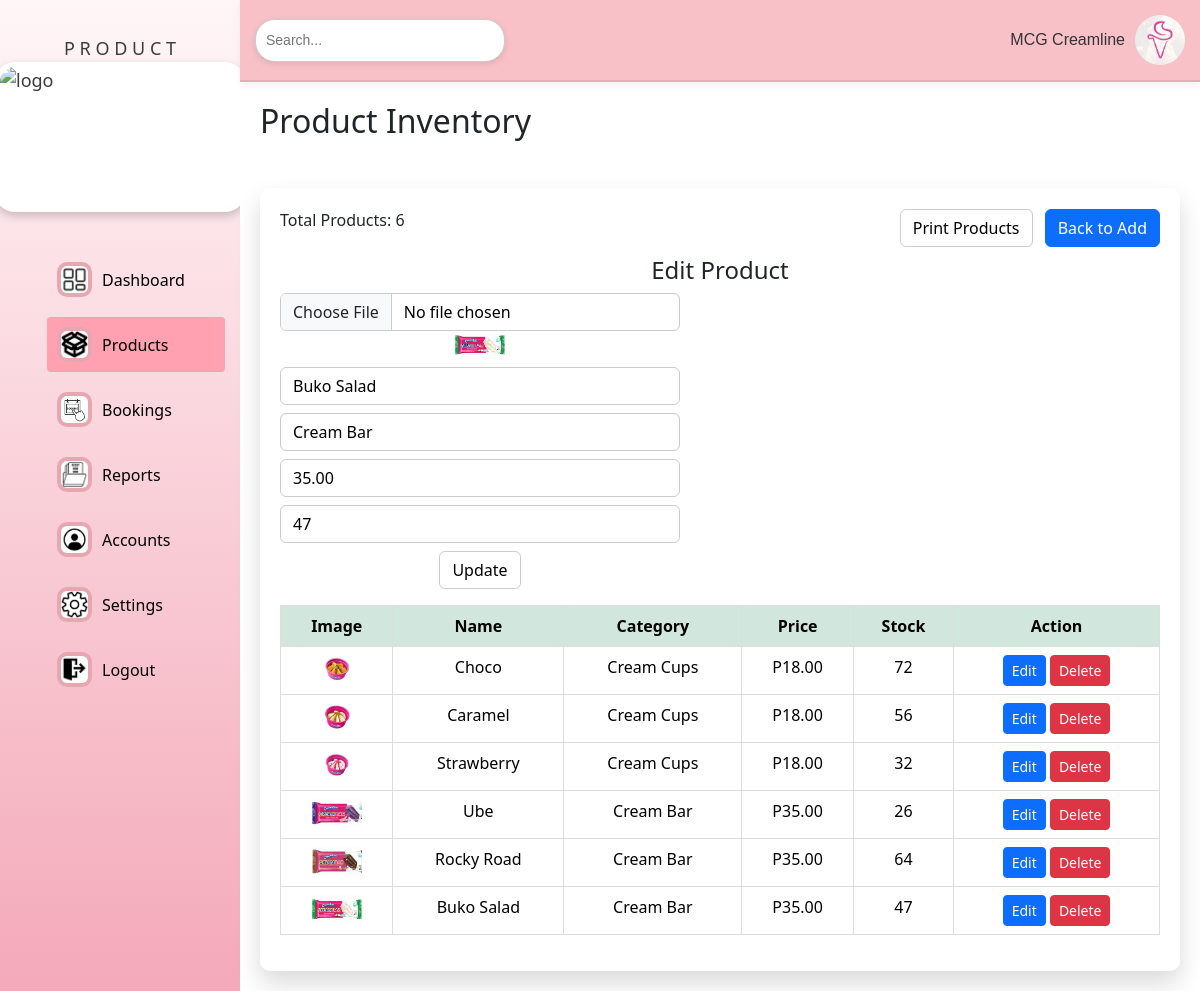
Page /Admin/products.php?edit=1 on the committed database.
### tables this page shows
CREATE TABLE `products` (
  `id` int(11) NOT NULL,
  `product_name` varchar(255) DEFAULT NULL,
  `category` varchar(255) DEFAULT NULL,
  `price` decimal(10,2) DEFAULT NULL,
  `stock` int(11) DEFAULT NULL,
  `image` varchar(255) DEFAULT NULL
);

### Admin/products.php (the view, shortened to what this page needs)
<?php
require '../includes/db.php';
$editMode=false; $editData=['id'=>0,'product_name'=>'','category'=>'','price'=>0,'stock'=>0,'image'=>''];
if (isset($_GET['edit'])) {
    $stmt=$pdo->prepare("SELECT * FROM products WHERE id=?");
    $stmt->execute([intval($_GET['edit'])]);
    if($r=$stmt->fetch(PDO::FETCH_ASSOC)){$editMode=true; $editData=$r;}
}
?>
<!DOCTYPE html>
<html>
    <head>
            <link rel="stylesheet" href="styles/style.css">
            <link rel="stylesheet" href="../bootstrap/css/bootstrap.min.css">
            <link href="https://cdn.jsdelivr.net/npm/bootstrap@5.3.3/dist/css/bootstrap.min.css" rel ="stylesheet">
    </head>
    <body>
        <div class="dashboard">
            <div class="sidebar">
                <div class="heads"> P R O D U C T
                <img src="../images/wp.png" alt="logo">
            </div>
          <div class="sidebar2">
            <ul class="menu">
                <li>
                    <a href="index.php">
                        <img src="../images/dashboard.png" alt="dashboard">
                        <span style="padding-left: 10px;">Dashboard</span>
                    </a>
                </li>
                <li>
                    <a href="products.php" class="active">
                        <img src="../images/product.png" alt="products">
                        <span style="padding-left: 10px;">Products</span>
                    </a>
                </li>
                <li>
                    <a href="booking_table.php">
                        <img src="../images/book.jpg" alt="bookings">
                        <span style="padding-left: 10px;">Bookings</span>
                    </a>
                </li>
                <li>
                    <a href="reports.php">
                        <img src="../images/report.png" alt="reports">
                        <span style="padding-left: 10px;">Reports</span>
                    </a>
                </li>
                <li>
                    <a href="account.php">
                        <img src="../images/account.png" alt="accounts">
                        <span style="padding-left: 10px;">Accounts</span>
                    </a>
                </li>
                <li>
                    <a href="settings.php">
                        <img src="../images/settings.png" alt="settings">
                        <span style="padding-left: 10px;">Settings</span>
                    </a>
                </li>
                <li>
                    <a href="#" onclick="confirmLogout()">
                        <img src="../images/logout.png" alt="logout">
                        <span style="padding-left: 10px;">Logout</span>
                    </a>
                </li>
            </ul>  </div>
                </div>
            <div class="main-content">
                <div class="topbar">
                    <div class="search">
                        <input type="text" placeholder="Search...">
                    </div>
                    <div class="user-profile">
                        <span>MCG Creamline</span>
                        <img src="../images/ice.png" alt="User">
                    </div>
                </div>
                <h2 style="padding: 20px;" >Product Inventory</h2>
<div class="inventory-container">
  <div class="d-flex justify-content-between align-items-center mb-2">
    <div><?php $cnt=$pdo->query("SELECT COUNT(*) FROM products")->fetchColumn();?><p>Total Products: <span><?= $cnt ?></span></p></div>
    <div>
      <form method="POST" style="display:inline;">
        <button type="submit" name="print_products" class="btn btn-secondary me-2">Print Products</button>
      </form>
      <?php if($editMode): ?><a href="products.php" class="btn btn-primary">Back to Add</a>
      <?php else: ?><button id="showAddBtn" class="btn btn-primary">Add Product</button><?php endif; ?>
    </div>
  </div>
  <?php if($editMode): ?>
    <h4>Edit Product</h4><form method="POST" enctype="multipart/form-data" style="max-width:400px;">
      <div class="mb-2"><input type="file" name="image" class="form-control"><?php if($editData['image']):?><img src="<?= $editData['image'] ?>" width="50"><?php endif;?></div>
      <input type="text" name="productName" value="<?= htmlspecialchars($editData['product_name']) ?>" required class="form-control mb-2">
      <input type="text" name="category" value="<?= htmlspecialchars($editData['category']) ?>" required class="form-control mb-2">
      <input type="number" name="price" step="0.01" value="<?= $editData['price'] ?>" required class="form-control mb-2">
      <input type="number" name="stock" value="<?= $editData['stock'] ?>" required class="form-control mb-2">
      <button type="submit" name="update_product" class="btn btn-success">Update</button>
    </form>
  <?php endif; ?>
  <div id="printable">
    <table class="table mt-3">
        <thead class="table-success">
            <tr>
                <th>Image</th>
                <th>Name</th>
                <th>Category</th>
                <th>Price</th>
                <th>Stock</th>
                <th>Action</th>
            </tr>
        </thead>
        <tbody>
    <?php foreach($pdo->query("SELECT * FROM products ORDER BY id DESC") as $p){ echo "<tr>".
      "<td><img src='{$p['image']}' width='50'></td>".
      "<td>{$p['product_name']}</td>".
      "<td>{$p['category']}</td>".
      "<td>P".number_format($p['price'],2)."</td>".
      "<td>{$p['stock']}</td>".
      "<td><a href='?edit={$p['id']}' class='btn btn-sm btn-primary'>Edit</a> " .
          "<a href='?delete={$p['id']}' class='btn btn-sm btn-danger' onclick=\"return confirm('Delete?');\">Delete</a></td>".
      "</tr>";} ?>
  </tbody></table></div>
</div></div></div>
</body></html>

### Admin/styles/style.css (style rules this page uses)
* { margin: 0; padding: 0; box-sizing: border-box; }
body { background-color: #ffffff; font-family: Cambria, Cochin, Georgia, Times, 'Times New Roman', serif; }
.dashboard { display: flex; height: 100vh; }
.sidebar { width: 20%; padding: 15px; background: linear-gradient(rgba(255, 245, 247, 0.9), rgba(236, 112, 138, 0.6)); color: #3c3c3c; }
.sidebar .heads { display: flex; flex-direction: column; align-items: center; justify-content: center; padding: 20px; font-size: 18px; }
.sidebar .heads img { width: 250px; height: 150px; margin-bottom: 20px; padding: 5px; background-color: #fff; border-radius: 20px; box-shadow: 0 4px 10px rgba(0, 0, 0, 0.2); transition: all 0.3s ease; }
.sidebar .menu { list-style: none; }
.sidebar .menu li { margin-bottom: 10px; }
.sidebar .menu li a { color: black; text-decoration: none; display: flex; align-items: center; padding: 10px; border-radius: 4px; }
.sidebar .menu li a img { width: 35px; height: 35px; padding: 4px; background-color: rgb(231, 167, 177); border-radius: 10px; }
.sidebar .menu li a.active { background-color: rgb(255, 161, 177); }
.topbar { display: flex; justify-content: space-between; align-items: center; padding: 15px; background-color: #f8c1c8; font-family: 'Verdana', Geneva, Tahoma, sans-serif; font-size: 16px; color: #333; border-bottom: 2px solid #e0aeb4; box-shadow: 0 4px 8px rgba(0, 0, 0, 0.05); transition: background-color 0.3s ease-in-out; }
.topbar .search input { padding: 10px; border: 1px solid #cccccc; border-radius: 20px; background-color: #fff; font-size: 14px; width: 250px; box-shadow: 0 2px 6px rgba(0, 0, 0, 0.1); transition: width 0.3s ease-in-out; }
.topbar .user-profile { display: flex; align-items: center; }
.topbar .user-profile img { margin-left: 10px; border-radius: 25px; width: 50px; height: 50px; }
.main-content { display: flex; flex-direction: column; flex: 1; background-color: #ffffff; }
.inventory-container, .report-container { background-color: white; padding: 20px; margin: 20px; border-radius: 10px; height: 100vh; box-shadow: 0 12px 24px rgba(0, 0, 0, 0.15); overflow-y: auto; text-align: center; transition: transform 0.3s ease, box-shadow 0.3s ease; }
table { width: 100%; border-collapse: collapse; text-align: center; margin: 0 auto; }
table th, table td { padding: 12px; border: 1px solid #ddd; }
table th { background-color: #4CAF50; color: white; }
body.light-mode input, body.light-mode select, body.light-mode button { background-color: #fff; color: #000; border: 1px solid #ccc; }

### rows in the picture
products: image (picture), productName "Buko Salad", category "Cream Bar", price "35.00", stock "47", product_name "Buko Salad"
products: image (picture), product_name "Choco", category "Cream Cups", price "18.00", stock "72"
products: image (picture), product_name "Caramel", category "Cream Cups", price "18.00", stock "56"
products: image (picture), product_name "Strawberry", category "Cream Cups", price "18.00", stock "32"
products: image (picture), product_name "Ube", category "Cream Bar", price "35.00", stock "26"
products: image (picture), product_name "Rocky Road", category "Cream Bar", price "35.00", stock "64"

### other values in the picture
$cnt "6"
